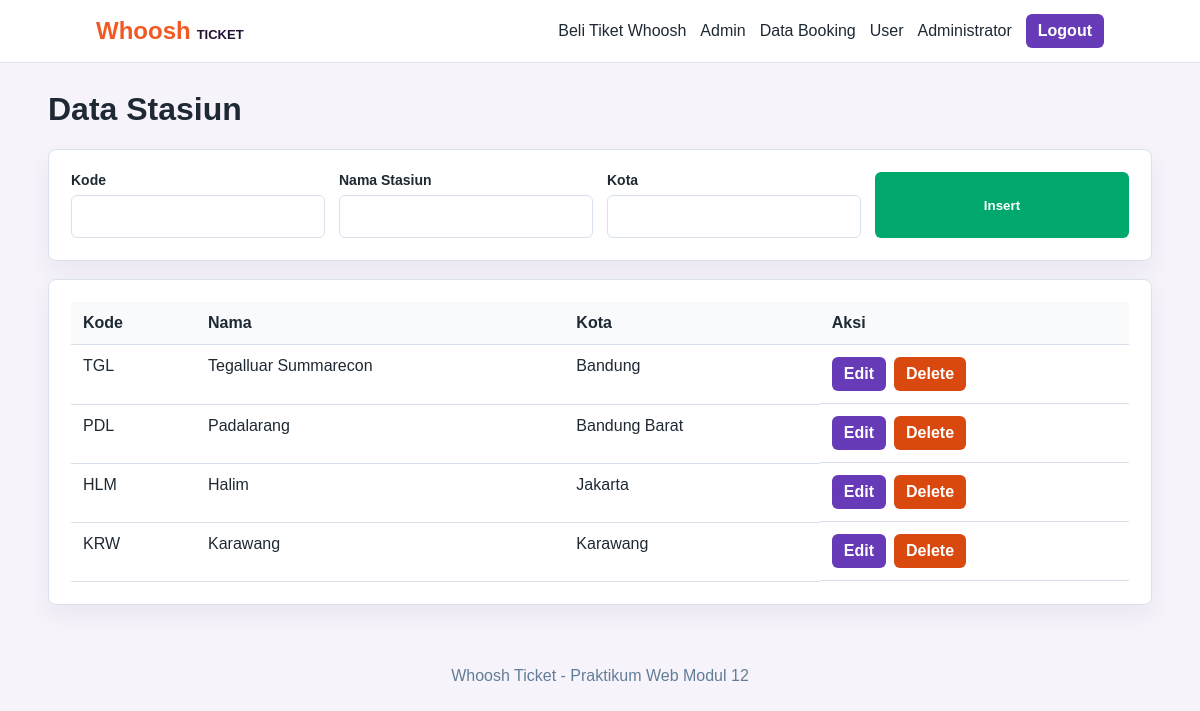
Screenshot of /stations.php (signed in) with the database file from the repository.
### tables this page shows
CREATE TABLE stations (
  id INT AUTO_INCREMENT PRIMARY KEY,
  kode VARCHAR(10) NOT NULL UNIQUE,
  nama VARCHAR(100) NOT NULL,
  kota VARCHAR(100) NOT NULL
);

### config.php (called while the page is built, shortened)
<?php
function e($value)
{
    return htmlspecialchars((string) $value, ENT_QUOTES, 'UTF-8');
}

### stations.php (the view, shortened to what this page needs)
<?php
require 'config.php';
$edit = null;
$stations = $pdo->query('SELECT * FROM stations ORDER BY kota, nama')->fetchAll();
require 'header.php';
?>
<h1>Data Stasiun</h1>
<section class="panel">
    <form method="post" class="grid">
        <div class="field">
            <label>Kode</label>
            <input name="kode" value="<?= e($edit['kode'] ?? '') ?>" required>
        </div>
        <div class="field">
            <label>Nama Stasiun</label>
            <input name="nama" value="<?= e($edit['nama'] ?? '') ?>" required>
        </div>
        <div class="field">
            <label>Kota</label>
            <input name="kota" value="<?= e($edit['kota'] ?? '') ?>" required>
        </div>
        <button class="btn green" type="submit"><?= $edit ? 'Update' : 'Insert' ?></button>
    </form>
</section>
<section class="panel" style="margin-top: 18px;">
    <table>
        <tr><th>Kode</th><th>Nama</th><th>Kota</th><th>Aksi</th></tr>
        <?php foreach ($stations as $station): ?>
            <tr>
                <td><?= e($station['kode']) ?></td>
                <td><?= e($station['nama']) ?></td>
                <td><?= e($station['kota']) ?></td>
                <td class="actions">
                    <a class="btn small" href="?edit=<?= e($station['id']) ?>">Edit</a>
                    <a class="btn small red" href="?delete=<?= e($station['id']) ?>" onclick="return confirm('Hapus data ini?')">Delete</a>
                </td>
            </tr>
        <?php endforeach; ?>
    </table>
</section>
<?php require 'footer.php'; ?>

### style.css (style rules this page uses)
:root { --navy: #241334; --blue: #673ab7; --orange: #f15a24; --green: #00a86b; --red: #d9480f; --gray: #f1f5f9; --line: #d9e2ec; --text: #1f2933; }
* { box-sizing: border-box; }
body { margin: 0; font-family: Arial, Helvetica, sans-serif; color: var(--text); background: #f7f3fb; }
a { color: inherit; text-decoration: none; }
.panel { padding: 22px; background: #ffffff; border: 1px solid var(--line); border-radius: 8px; box-shadow: 0 10px 25px rgba(16, 42, 67, .06); }
.grid { display: grid; grid-template-columns: repeat(4, 1fr); gap: 14px; }
.field { display: flex; flex-direction: column; gap: 7px; }
label { font-weight: 700; font-size: 14px; }
input, select { width: 100%; padding: 12px; border: 1px solid var(--line); border-radius: 6px; font-size: 15px; background: #ffffff; }
.btn { display: inline-flex; justify-content: center; align-items: center; min-height: 42px; padding: 10px 16px; border: 0; border-radius: 6px; color: #ffffff; background: var(--blue); font-weight: 700; cursor: pointer; }
.btn.small { min-height: 34px; padding: 7px 12px; }
.btn.green { background: var(--green); }
.btn.red { background: var(--red); }
table { width: 100%; border-collapse: collapse; background: #ffffff; }
th, td { padding: 12px; border-bottom: 1px solid var(--line); text-align: left; vertical-align: top; }
th { background: #f8fafc; }
.actions { display: flex; gap: 8px; flex-wrap: wrap; }

### rows the page displays
stations: kode "TGL", nama "Tegalluar Summarecon", kota "Bandung"
stations: kode "PDL", nama "Padalarang", kota "Bandung Barat"
stations: kode "HLM", nama "Halim", kota "Jakarta"
stations: kode "KRW", nama "Karawang", kota "Karawang"

### other values shown
$_SESSION['user']['nama'] "Administrator"
